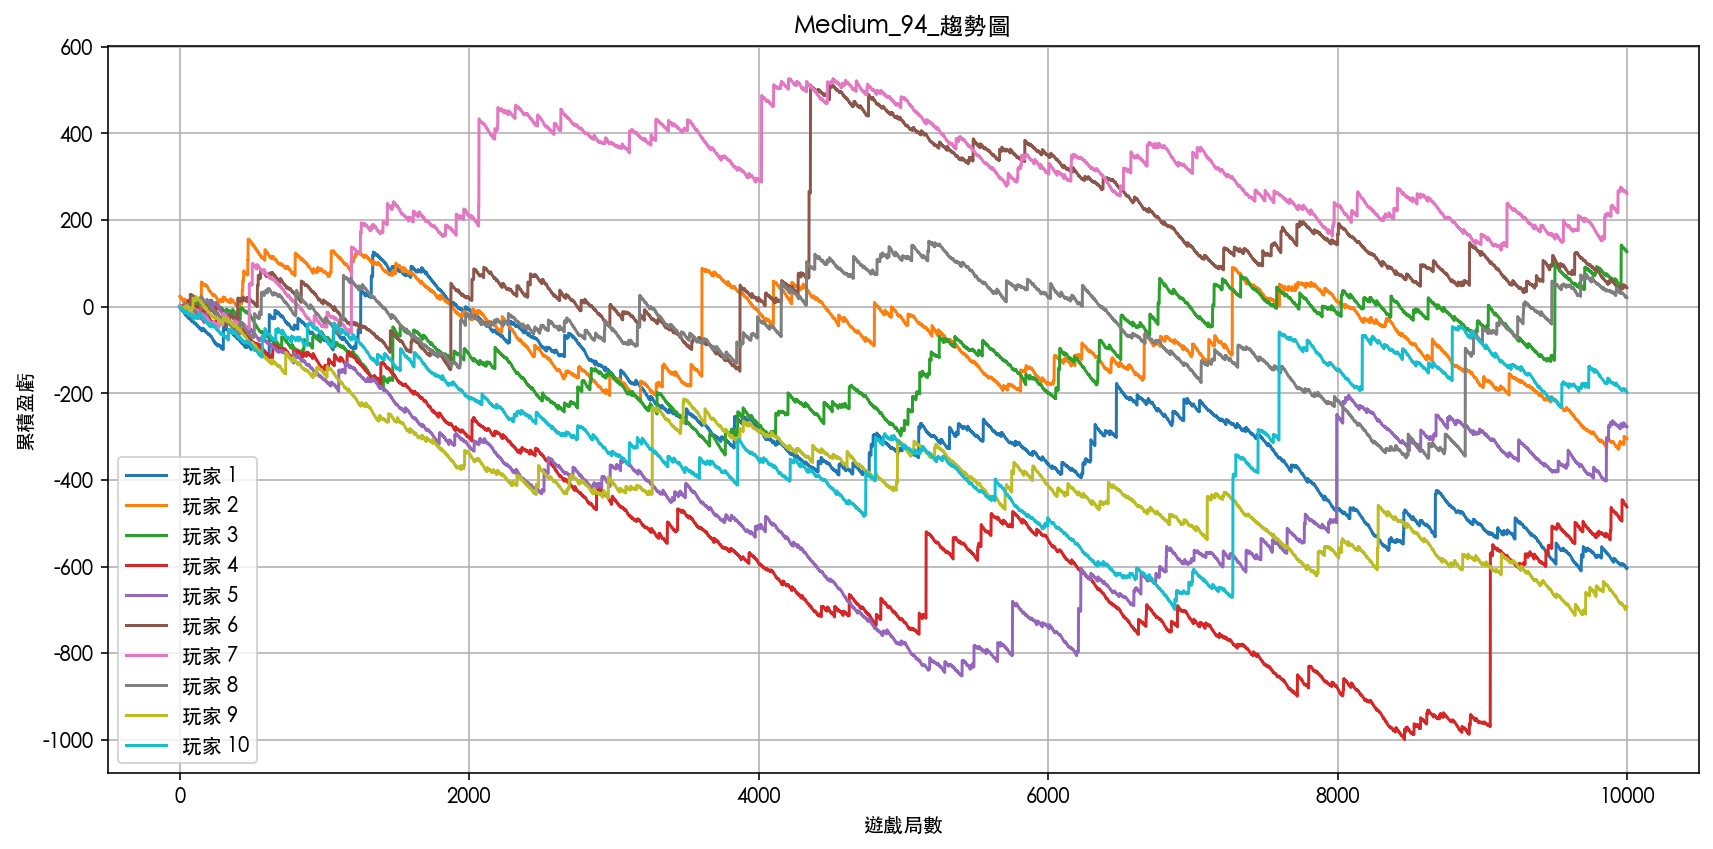

Here is the Python script that generated this plot:
import torch
import matplotlib.pyplot as plt
import matplotlib
import numpy as np

# 設定 matplotlib 字體以支援中文
matplotlib.rcParams['font.sans-serif'] = ['Arial Unicode MS']

# ------------------------------
# 遊戲設定參數
# ------------------------------
positions = list(range(17))
probs = torch.tensor([
    0.0000152587890625, 0.000244140625, 0.0018310546875, 0.008544921875,
    0.02777099609375, 0.066650390625, 0.1221923828125, 0.174560546875,
    0.196380615234375, 0.174560546875, 0.1221923828125, 0.066650390625,
    0.02777099609375, 0.008544921875, 0.0018310546875, 0.000244140625,
    0.0000152587890625
], dtype=torch.float32)

payout_table = torch.tensor([
    200.0, 36.0, 0, 0, 2.0,
    1.2, 0.6, 0.4, 0.1, 0.4,
    0.6, 1.2, 2.0, 0, 0,
    36.0, 200.0
], dtype=torch.float32)

ball_multipliers = torch.tensor([1, 2, 5], dtype=torch.float32)
ball_probs = torch.tensor([0.93, 0.05, 0.02], dtype=torch.float32)

free_game_positions = {2, 3, 13, 14}
rounds_per_player = 10_000
num_players = 10
bet_amount = 1.0
jackpot_contribution_rate = 0.01
max_payout = 1000
device = torch.device("mps" if torch.backends.mps.is_available() else "cpu")

# ------------------------------
# 免費遊戲 mini slot
# ------------------------------
def draw_free_game_mini_slot(rng, jackpot_pool, bet_amount, multiplier):
    roll = torch.rand(1, device=device, generator=rng).cpu().item()
    if roll < 0.00221:
        jp_share = 0.25 * jackpot_pool * (bet_amount / max_payout)
        reward = (jp_share + bet_amount * 200) * multiplier
        return reward, "Super JP / X 200", jp_share
    elif roll < 0.01135:
        jp_share = 0.10 * jackpot_pool * (bet_amount / max_payout)
        reward = (jp_share + bet_amount * 100) * multiplier
        return reward, "Lucky JP / X 100", jp_share
    elif roll < 0.07568:
        return bet_amount * 50 * multiplier, "X 50", 0.0
    elif roll < 0.19027:
        return bet_amount * 25 * multiplier, "X 25", 0.0
    elif roll < 0.48916:
        return bet_amount * 10 * multiplier, "X 10", 0.0
    else:
        return bet_amount * 3 * multiplier, "X 3", 0.0

# ------------------------------
# 模擬單一玩家
# ------------------------------
def simulate_player(rng, rounds):
    probs_gpu = probs.to(device)
    payout_table_gpu = payout_table.to(device)
    ball_probs_gpu = ball_probs.to(device)
    multipliers_gpu = ball_multipliers.to(device)

    positions_drawn = torch.multinomial(probs_gpu, num_samples=rounds, replacement=True, generator=rng)
    multiplier_drawn = torch.multinomial(ball_probs_gpu, num_samples=rounds, replacement=True, generator=rng)
    multipliers = multipliers_gpu[multiplier_drawn]
    base_prizes = payout_table_gpu[positions_drawn]

    jackpot_pool = 0.0
    profit = 0.0
    cumulative_profit = []

    for i in range(rounds):
        jackpot_pool += bet_amount * jackpot_contribution_rate
        pos = positions_drawn[i].item()
        mult = multipliers[i].item()
        base_win = base_prizes[i].item() * mult

        if pos in free_game_positions:
            reward, _, jp_share = draw_free_game_mini_slot(rng, jackpot_pool, bet_amount, mult)
            jackpot_pool -= jp_share
        else:
            reward = 0.0

        total = base_win + reward
        profit += total - bet_amount
        cumulative_profit.append(profit)

    return cumulative_profit

# ------------------------------
# 主模擬與繪圖
# ------------------------------
torch.manual_seed(42)
rng = torch.Generator(device=device).manual_seed(42)

player_trends = []
for i in range(num_players):
    print(f"模擬第 {i + 1} 位玩家...")
    trend = simulate_player(rng, rounds_per_player)
    player_trends.append(trend)

# 繪製趨勢圖
plt.figure(figsize=(12, 6))
for i, trend in enumerate(player_trends):
    plt.plot(trend, label=f"玩家 {i + 1}")
plt.title("Medium_94_趨勢圖")
plt.xlabel("遊戲局數")
plt.ylabel("累積盈虧")
plt.grid(True)
plt.legend()
plt.tight_layout()
plt.show()
